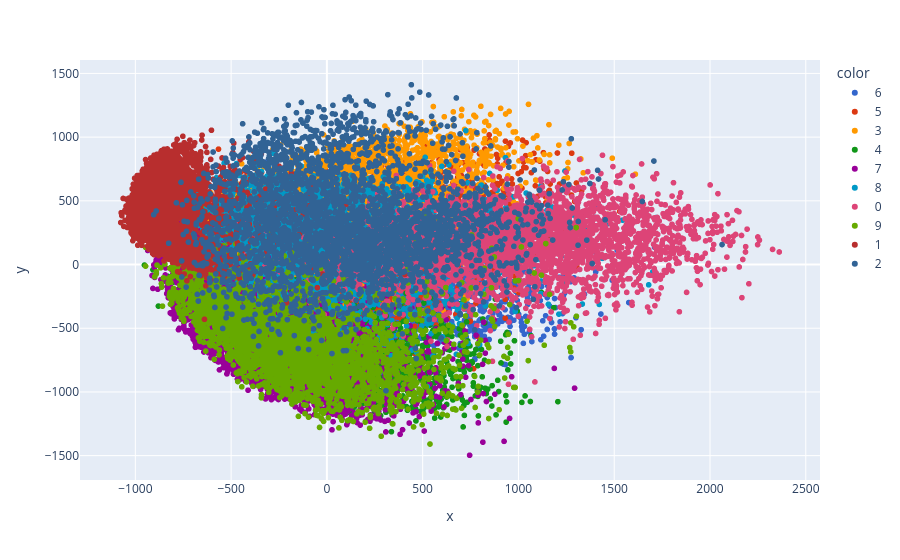

The code cell stored with this chart in its notebook:
### Code cell
y_train_trf = y_train.astype(str)
fig = px.scatter(x= x_train_trf[:,0],
                 y= x_train_trf[:,1],
                 color= y_train_trf,
                 color_discrete_sequence= px.colors.qualitative.G10)
fig.show()

### Figure 1 — Plotly figure (JSON) as saved in the notebook; plotly's stock layout.template omitted (floating-point values rounded to 4 significant figures; data arrays with more than 128 entries replaced by an {"elided": "..."} marker saying what was removed)
{"data": [{"hovertemplate": "color=6<br>x=%{x}<br>y=%{y}<extra></extra>", "legendgroup": "6", "marker": {"color": "#3366CC", "symbol": "circle"}, "mode": "markers", "name": "6", "showlegend": true, "type": "scattergl", "x": {"elided": "3352 float values"}, "xaxis": "x", "y": {"elided": "3352 float values"}, "yaxis": "y"}, {"hovertemplate": "color=5<br>x=%{x}<br>y=%{y}<extra></extra>", "legendgroup": "5", "marker": {"color": "#DC3912", "symbol": "circle"}, "mode": "markers", "name": "5", "showlegend": true, "type": "scattergl", "x": {"elided": "3093 float values"}, "xaxis": "x", "y": {"elided": "3093 float values"}, "yaxis": "y"}, {"hovertemplate": "color=3<br>x=%{x}<br>y=%{y}<extra></extra>", "legendgroup": "3", "marker": {"color": "#FF9900", "symbol": "circle"}, "mode": "markers", "name": "3", "showlegend": true, "type": "scattergl", "x": {"elided": "3414 float values"}, "xaxis": "x", "y": {"elided": "3414 float values"}, "yaxis": "y"}, {"hovertemplate": "color=4<br>x=%{x}<br>y=%{y}<extra></extra>", "legendgroup": "4", "marker": {"color": "#109618", "symbol": "circle"}, "mode": "markers", "name": "4", "showlegend": true, "type": "scattergl", "x": {"elided": "3233 float values"}, "xaxis": "x", "y": {"elided": "3233 float values"}, "yaxis": "y"}, {"hovertemplate": "color=7<br>x=%{x}<br>y=%{y}<extra></extra>", "legendgroup": "7", "marker": {"color": "#990099", "symbol": "circle"}, "mode": "markers", "name": "7", "showlegend": true, "type": "scattergl", "x": {"elided": "3508 float values"}, "xaxis": "x", "y": {"elided": "3508 float values"}, "yaxis": "y"}, {"hovertemplate": "color=8<br>x=%{x}<br>y=%{y}<extra></extra>", "legendgroup": "8", "marker": {"color": "#0099C6", "symbol": "circle"}, "mode": "markers", "name": "8", "showlegend": true, "type": "scattergl", "x": {"elided": "3228 float values"}, "xaxis": "x", "y": {"elided": "3228 float values"}, "yaxis": "y"}, {"hovertemplate": "color=0<br>x=%{x}<br>y=%{y}<extra></extra>", "legendgroup": "0", "marker": {"color": "#DD4477", "symbol": "circle"}, "mode": "markers", "name": "0", "showlegend": true, "type": "scattergl", "x": {"elided": "3316 float values"}, "xaxis": "x", "y": {"elided": "3316 float values"}, "yaxis": "y"}, {"hovertemplate": "color=9<br>x=%{x}<br>y=%{y}<extra></extra>", "legendgroup": "9", "marker": {"color": "#66AA00", "symbol": "circle"}, "mode": "markers", "name": "9", "showlegend": true, "type": "scattergl", "x": {"elided": "3350 float values"}, "xaxis": "x", "y": {"elided": "3350 float values"}, "yaxis": "y"}, {"hovertemplate": "color=1<br>x=%{x}<br>y=%{y}<extra></extra>", "legendgroup": "1", "marker": {"color": "#B82E2E", "symbol": "circle"}, "mode": "markers", "name": "1", "showlegend": true, "type": "scattergl", "x": {"elided": "3775 float values"}, "xaxis": "x", "y": {"elided": "3775 float values"}, "yaxis": "y"}, {"hovertemplate": "color=2<br>x=%{x}<br>y=%{y}<extra></extra>", "legendgroup": "2", "marker": {"color": "#316395", "symbol": "circle"}, "mode": "markers", "name": "2", "showlegend": true, "type": "scattergl", "x": {"elided": "3331 float values"}, "xaxis": "x", "y": {"elided": "3331 float values"}, "yaxis": "y"}], "layout": {"legend": {"title": {"text": "color"}, "tracegroupgap": 0}, "margin": {"t": 60}, "xaxis": {"anchor": "y", "domain": [0, 1], "title": {"text": "x"}}, "yaxis": {"anchor": "x", "domain": [0, 1], "title": {"text": "y"}}}}
